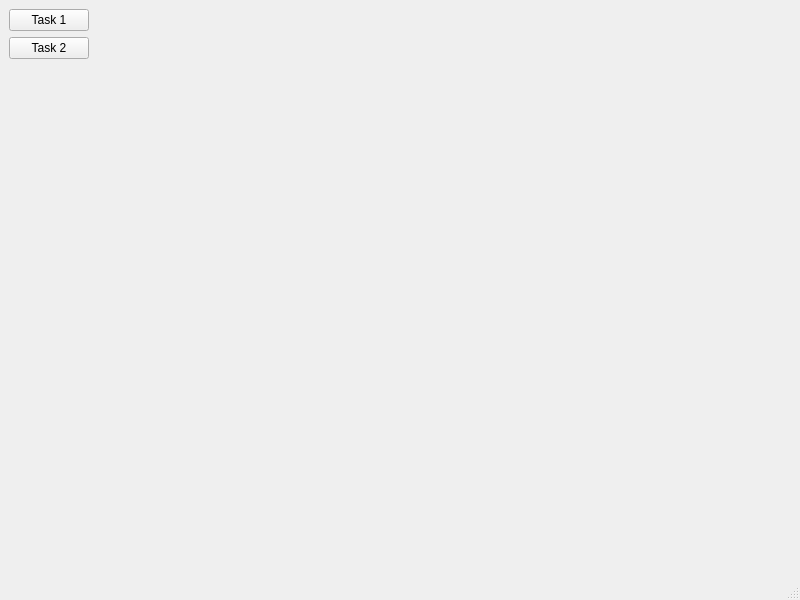
<?xml version="1.0" encoding="UTF-8"?>
<ui version="4.0">
 <class>MainWindow</class>
 <widget class="QMainWindow" name="MainWindow">
  <property name="geometry">
   <rect>
    <x>0</x>
    <y>0</y>
    <width>800</width>
    <height>600</height>
   </rect>
  </property>
  <property name="windowTitle">
   <string>MainWindow</string>
  </property>
  <widget class="QWidget" name="centralwidget">
   <layout class="QHBoxLayout" name="horizontalLayout">
    <item>
     <layout class="QVBoxLayout" name="supportWidget">
      <item>
       <widget class="QPushButton" name="task1">
        <property name="text">
         <string>Task 1</string>
        </property>
       </widget>
      </item>
      <item>
       <widget class="QPushButton" name="task2">
        <property name="text">
         <string>Task 2</string>
        </property>
       </widget>
      </item>
      <item>
       <spacer name="verticalSpacer">
        <property name="orientation">
         <enum>Qt::Vertical</enum>
        </property>
        <property name="sizeHint" stdset="0">
         <size>
          <width>20</width>
          <height>40</height>
         </size>
        </property>
       </spacer>
      </item>
     </layout>
    </item>
    <item>
     <layout class="QVBoxLayout" name="mainWidget">
      <item>
       <spacer name="horizontalSpacer">
        <property name="orientation">
         <enum>Qt::Horizontal</enum>
        </property>
        <property name="sizeHint" stdset="0">
         <size>
          <width>40</width>
          <height>20</height>
         </size>
        </property>
       </spacer>
      </item>
     </layout>
    </item>
   </layout>
  </widget>
  <widget class="QMenuBar" name="menubar">
   <property name="geometry">
    <rect>
     <x>0</x>
     <y>0</y>
     <width>800</width>
     <height>26</height>
    </rect>
   </property>
  </widget>
  <widget class="QStatusBar" name="statusbar"/>
 </widget>
 <resources/>
 <connections/>
</ui>
